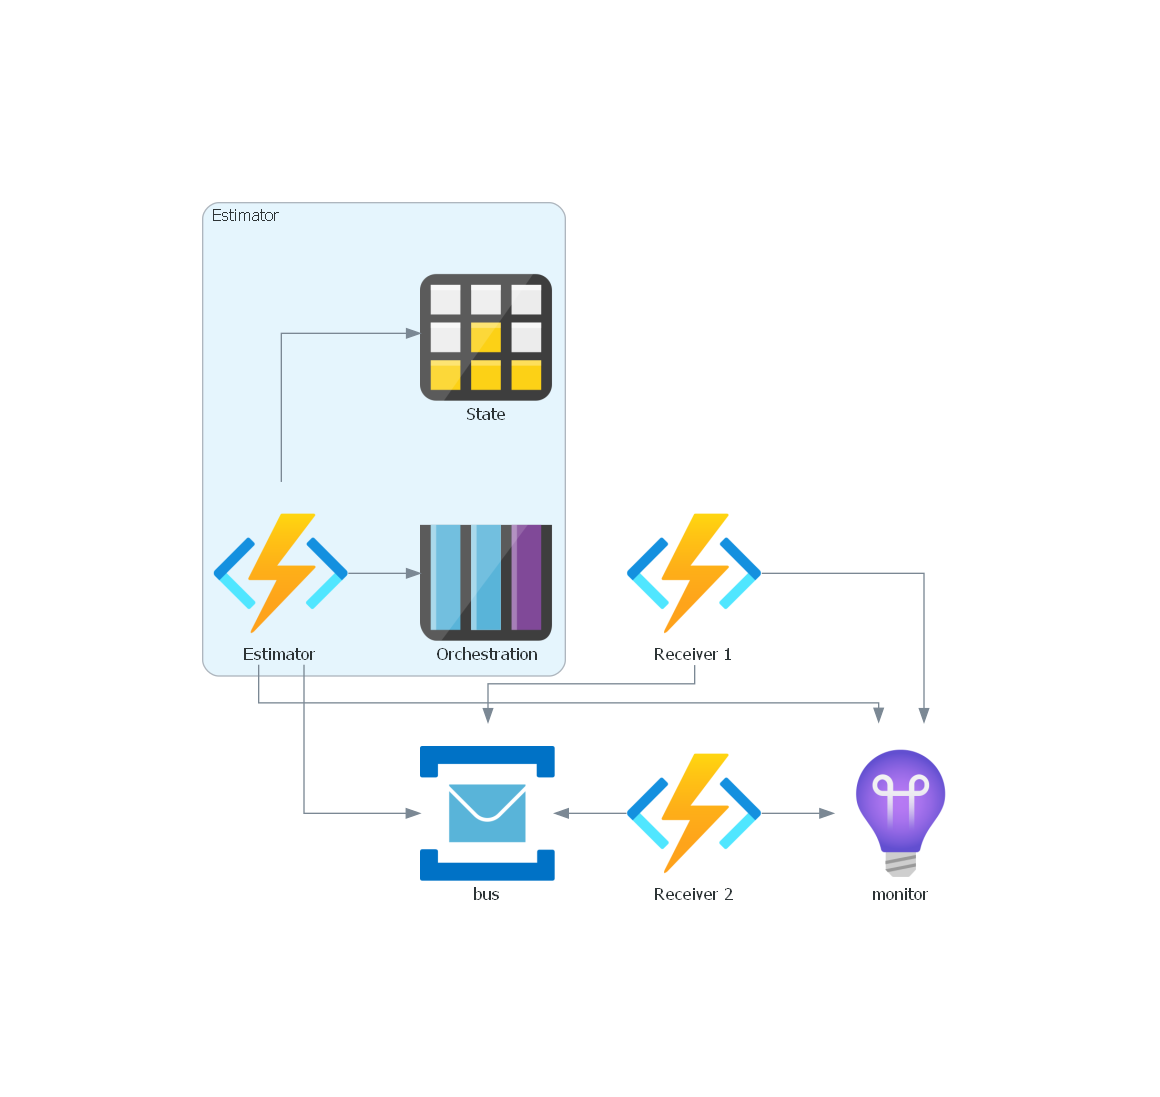

Recreate this plot in Python.
from site import execsitecustomize
from diagrams import Cluster, Diagram
from diagrams.azure.integration import ServiceBus
from diagrams.azure.web import AppServicePlans
from diagrams.azure.compute import FunctionApps
from diagrams.azure.storage import TableStorage, QueuesStorage
from diagrams.azure.devops import ApplicationInsights

with Diagram("", filename="diagram", show=False):
    bus = ServiceBus("bus")

    with Cluster("Estimator"):
        estimator = FunctionApps("Estimator")
        orchestration = QueuesStorage("Orchestration")
        state = TableStorage("State")

    # with Cluster("Receiver 1"):
    receiver1 = FunctionApps("Receiver 1")

    # with Cluster("Receiver 2"):
    receiver2 = FunctionApps("Receiver 2")

    receivers = [receiver1, receiver2]

    monitor = ApplicationInsights("monitor")

    estimator >> bus << receivers
    estimator >> [ state, orchestration ]
    [ estimator, receiver1, receiver2 ] >> monitor
        
